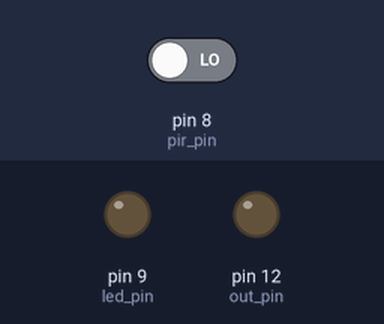
A sketch run on a simulated Arduino Uno, built with avr-gcc and run on an emulated ATmega328P. On the bench: output pins drawn as LEDs (lit = HIGH). Inputs (shaded band) come from the test bench; at power-on: pin 8 (pir_pin) LOW.

Above: at 2.8 s.
2.9 s: pin 8 (pir_pin) driven HIGH
At 3.05 s:
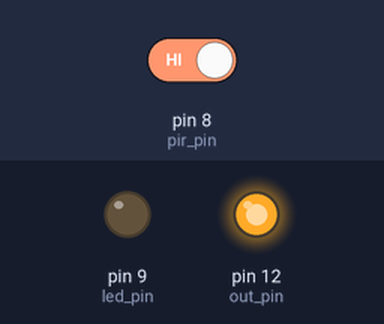
6.4 s: pin 8 (pir_pin) driven LOW
At 8.5 s:
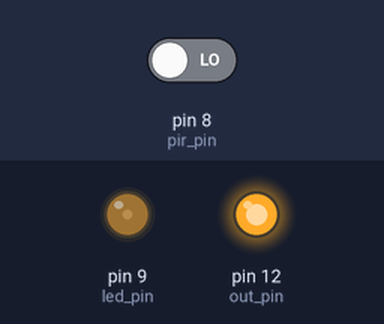
At 9.4 s:
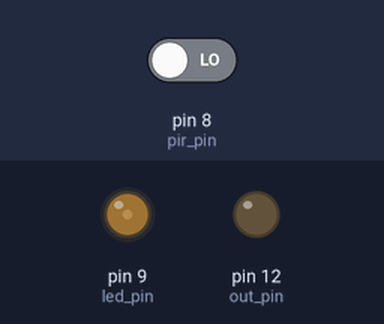
Timing chart, 0 to 18.1 s (numbered marks = the images above; inputs shaded):
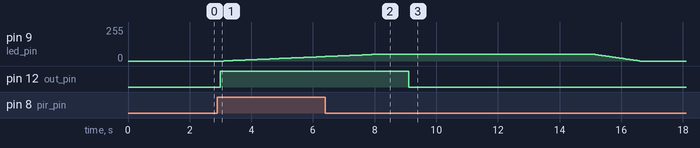

Measured:
- after the input at 2.9 s, pin 9 (led_pin): moves from 0/255 to 33/255 over 3.2 s, starting after 0.20 s; pin 12 (out_pin): LOW → HIGH after 0.10 s
- after the input at 6.4 s, pin 12 (out_pin): HIGH → LOW after 2.7 s

The sketch:

F72NZP5HZ9O2VI0.ino
```cpp
/*
	Under the bed nightlight

	Lights up a led strip under the bed when it detects movement.

	The circuit:
	* PIR for movement. The ammout of sensors depends on the bed.

	Created 25-08-2014
	By VeryEvilBetty

*/
#define led_pin 9
const int out_pin = 12;

const int pir_pin = 8;  // Pin of the pir sensor

const int led_time = 8; // Time to have the leds on (no an exact timing) (in Sec)
const int on_delay = 100; // Delay to turn the leds on (in mSec)
const int off_delay = 30; // Delay to turn the leds off (in mSec)


const int led_max = 50;  // Ledstrip max pwm value
const int led_min = 0;    // Ledstrip min pwm value (0 recommended, else it wont turn off)

boolean led = false;     // Boolean thats true when the led strip is on;
int timer = 0;           // Integer for the timer;

void setup(){

  pinMode(pir_pin,INPUT);
  pinMode(led_pin,OUTPUT);
  pinMode(out_pin,OUTPUT);


}

void loop(){

  // Read all pir sensors
  boolean pir = false;
      if (digitalRead(pir_pin) == 1){
        pir = true;
  }


  // If the room is dark and movement is detected the leds turn on, send a high signal to Pi, and the timer is set to 0
  if (pir == true){
    digitalWrite(out_pin, HIGH);
    ledAan();
    timer = 0;
  } else {
    digitalWrite(out_pin, LOW);
  }


  // if the leds are on icrement the timer
  if (led == true) timer++;

  // if the timer is equal to the set time turn the leds off.
  if (timer == led_time){
    ledUit();
  }

  delay(1000);
}


// function to turn the leds on
void ledAan(){
  if (led == false){
    for(int i=led_min;i<=led_max; i++){
      analogWrite(led_pin,i);
      delay(on_delay);
    }
    led = true;
  }
}

// function to turn the leds off
void ledUit(){
  if (led == true){
    for(int i=led_max;i>=led_min; i--){
      analogWrite(led_pin,i);
      delay(off_delay);
    }
    led = false;
  }
}
```
